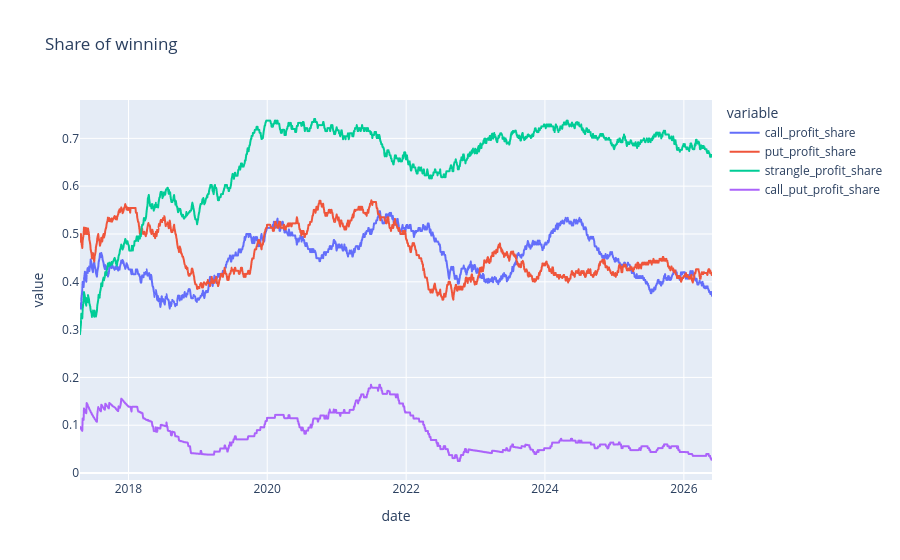

This figure's notebook cell:
### Code cell
px.line(
    df_roll[['call_profit_share', 'put_profit_share', 'strangle_profit_share', 'call_put_profit_share']].iloc[30:],
    title='Share of winning'
)

### Figure 1 — Plotly figure (JSON) as saved in the notebook; plotly's stock layout.template omitted (floating-point values rounded to 4 significant figures; data arrays with more than 128 entries replaced by an {"elided": "..."} marker saying what was removed)
{"data": [{"hovertemplate": "variable=call_profit_share<br>date=%{x}<br>value=%{y}<extra></extra>", "legendgroup": "call_profit_share", "line": {"color": "#636efa", "dash": "solid"}, "marker": {"symbol": "circle"}, "mode": "lines", "name": "call_profit_share", "showlegend": true, "type": "scattergl", "x": {"elided": "1714 str values"}, "xaxis": "x", "y": {"elided": "1714 float values"}, "yaxis": "y"}, {"hovertemplate": "variable=put_profit_share<br>date=%{x}<br>value=%{y}<extra></extra>", "legendgroup": "put_profit_share", "line": {"color": "#EF553B", "dash": "solid"}, "marker": {"symbol": "circle"}, "mode": "lines", "name": "put_profit_share", "showlegend": true, "type": "scattergl", "x": {"elided": "1714 str values"}, "xaxis": "x", "y": {"elided": "1714 float values"}, "yaxis": "y"}, {"hovertemplate": "variable=strangle_profit_share<br>date=%{x}<br>value=%{y}<extra></extra>", "legendgroup": "strangle_profit_share", "line": {"color": "#00cc96", "dash": "solid"}, "marker": {"symbol": "circle"}, "mode": "lines", "name": "strangle_profit_share", "showlegend": true, "type": "scattergl", "x": {"elided": "1714 str values"}, "xaxis": "x", "y": {"elided": "1714 float values"}, "yaxis": "y"}, {"hovertemplate": "variable=call_put_profit_share<br>date=%{x}<br>value=%{y}<extra></extra>", "legendgroup": "call_put_profit_share", "line": {"color": "#ab63fa", "dash": "solid"}, "marker": {"symbol": "circle"}, "mode": "lines", "name": "call_put_profit_share", "showlegend": true, "type": "scattergl", "x": {"elided": "1714 str values"}, "xaxis": "x", "y": {"elided": "1714 float values"}, "yaxis": "y"}], "layout": {"autosize": true, "legend": {"title": {"text": "variable"}, "tracegroupgap": 0}, "title": {"text": "Share of winning"}, "xaxis": {"anchor": "y", "autorange": true, "domain": [0, 1], "range": ["2017-04-21", "2026-05-29"], "title": {"text": "date"}, "type": "date"}, "yaxis": {"anchor": "x", "autorange": true, "domain": [0, 1], "range": [-0.01458, 0.7802], "title": {"text": "value"}, "type": "linear"}}}
